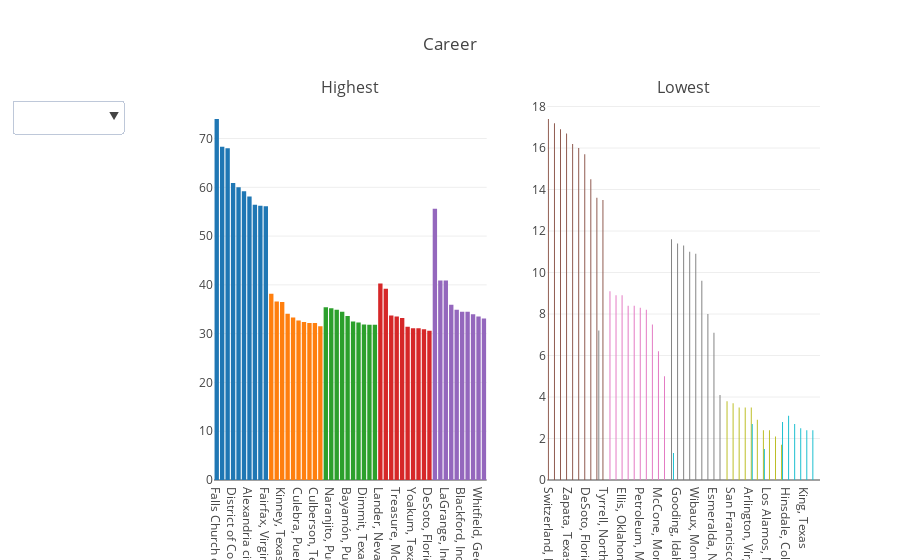

Notebook code for this chart:
### Markdown cell above
### Career and Sector Plotly

### Code cell
careers = ['Professional', 'Service', 'Office', 'Construction', 'Production']

### Create individual figures
car_fig = tools.make_subplots(rows=1, cols=2, subplot_titles=('Highest', 'Lowest',))

###################################### Career plots ######################################

datas = []
for career in careers:
    data = county.groupby(["State", "County"])[career].median().sort_values(ascending=False)
    data = data.reset_index()
    data["Place"] = data["County"] + ", " + data["State"]
    data = data.rename(columns={career: "Values"})
    datas.append(data)
    
for data in datas:
    trace = go.Bar(
                    x=data.head(10).Place,
                    y=data.head(10).Values, 
                    showlegend=False
                )
    car_fig.append_trace(trace, 1, 1)

for data in datas:
    trace = go.Bar(
                    x=data.tail(10).Place,
                    y=data.tail(10).Values, 
                    showlegend=False
                )
    car_fig.append_trace(trace, 1, 2)

### Create buttons for drop down menu
buttons = []
for i, label in enumerate(careers):
    visibility = [i==j for j in range(len(careers))]
    button = dict(
                 label =  label,
                 method = 'update',
                 args = [{'visible': visibility},
                     {'title': label}])
    buttons.append(button)

### Create menu
updatemenus = list([
    dict(active=-1,
         x=-0.15,
         buttons=buttons
    )
])

### Final figure edits
car_fig['layout']['title'] = 'Career'
car_fig['layout']['showlegend'] = False
car_fig['layout']['updatemenus'] = updatemenus

iplot(car_fig, filename='dropdown')

### Figure 1 — Plotly figure (JSON) as saved in the notebook; plotly's stock layout.template omitted (floating-point values rounded to 4 significant figures)
{"data": [{"showlegend": false, "type": "bar", "x": ["Falls Church city, Virginia", "Los Alamos, New Mexico", "Arlington, Virginia", "District of Columbia, District of Columbia", "Howard, Maryland", "New York, New York", "Alexandria city, Virginia", "Loudoun, Virginia", "Montgomery, Maryland", "Fairfax, Virginia"], "xaxis": "x1", "y": [74, 68.3, 68, 60.9, 60, 59.2, 58.1, 56.4, 56.2, 56.1], "yaxis": "y1"}, {"showlegend": false, "type": "bar", "x": ["Vieques, Puerto Rico", "Tunica, Mississippi", "Kinney, Texas", "Kenedy, Texas", "Bronx, New York", "Culebra, Puerto Rico", "Brooks, Texas", "Fremont, Colorado", "Culberson, Texas", "Mahnomen, Minnesota"], "xaxis": "x1", "y": [38.2, 36.6, 36.5, 34.1, 33.3, 32.7, 32.4, 32.2, 32.2, 31.5], "yaxis": "y1"}, {"showlegend": false, "type": "bar", "x": ["Foard, Texas", "Naranjito, Puerto Rico", "Toa Baja, Puerto Rico", "Hormigueros, Puerto Rico", "Bayamón, Puerto Rico", "Glades, Florida", "Loving, Texas", "Dimmit, Texas", "Toa Alta, Puerto Rico", "Lanier, Georgia"], "xaxis": "x1", "y": [35.4, 35.2, 34.9, 34.5, 33.6, 32.5, 32.3, 31.9, 31.8, 31.8], "yaxis": "y1"}, {"showlegend": false, "type": "bar", "x": ["Lander, Nevada", "King, Texas", "Hendry, Florida", "Treasure, Montana", "Cochran, Texas", "Greenlee, Arizona", "Yoakum, Texas", "Adams, Washington", "Esmeralda, Nevada", "DeSoto, Florida"], "xaxis": "x1", "y": [40.3, 39.2, 33.7, 33.5, 33.2, 31.4, 31.1, 31.1, 30.9, 30.6], "yaxis": "y1"}, {"showlegend": false, "type": "bar", "x": ["Aleutians East Borough, Alaska", "Aleutians West Census Area, Alaska", "LaGrange, Indiana", "Chickasaw, Mississippi", "Clinton, Indiana", "Blackford, Indiana", "Colfax, Nebraska", "Elk, Pennsylvania", "Whitfield, Georgia", "Roseau, Minnesota"], "xaxis": "x1", "y": [55.6, 40.9, 40.9, 35.9, 34.9, 34.5, 34.5, 34, 33.5, 33.1], "yaxis": "y1"}, {"showlegend": false, "type": "bar", "x": ["Switzerland, Indiana", "Allendale, South Carolina", "Aleutians West Census Area, Alaska", "Zapata, Texas", "Buena Vista city, Virginia", "Taliaferro, Georgia", "DeSoto, Florida", "Quitman, Georgia", "Aleutians East Borough, Alaska", "Tyrrell, North Carolina"], "xaxis": "x2", "y": [17.4, 17.2, 16.9, 16.7, 16.2, 16, 15.7, 14.5, 13.6, 13.5], "yaxis": "y2"}, {"showlegend": false, "type": "bar", "x": ["Dundy, Nebraska", "Lipscomb, Texas", "Ellis, Oklahoma", "Cavalier, North Dakota", "Sheridan, Kansas", "Petroleum, Montana", "Sully, South Dakota", "Slope, North Dakota", "McCone, Montana", "Glasscock, Texas"], "xaxis": "x2", "y": [9.1, 8.9, 8.9, 8.4, 8.4, 8.3, 8.2, 7.5, 6.2, 5], "yaxis": "y2"}, {"showlegend": false, "type": "bar", "x": ["Kinney, Texas", "Gooding, Idaho", "Robertson, Kentucky", "Wichita, Kansas", "Wibaux, Montana", "Carter, Montana", "Blaine, Nebraska", "Aleutians East Borough, Alaska", "Esmeralda, Nevada", "Arthur, Nebraska"], "xaxis": "x2", "y": [11.6, 11.4, 11.3, 11, 10.9, 9.6, 8, 7.2, 7.1, 4.1], "yaxis": "y2"}, {"showlegend": false, "type": "bar", "x": ["Williamson, Tennessee", "San Francisco, California", "Radford city, Virginia", "Tunica, Mississippi", "Arlington, Virginia", "District of Columbia, District of Columbia", "Falls Church city, Virginia", "Los Alamos, New Mexico", "New York, New York", "Lexington city, Virginia"], "xaxis": "x2", "y": [3.8, 3.7, 3.5, 3.5, 3.5, 2.9, 2.4, 2.4, 2.1, 1.7], "yaxis": "y2"}, {"showlegend": false, "type": "bar", "x": ["Hinsdale, Colorado", "Lexington city, Virginia", "Catron, New Mexico", "Arlington, Virginia", "Keya Paha, Nebraska", "King, Texas", "Lincoln, Nevada", "Falls Church city, Virginia", "Kinney, Texas", "Kenedy, Texas"], "xaxis": "x2", "y": [3.1, 2.8, 2.7, 2.7, 2.5, 2.4, 2.4, 1.5, 1.3, 0], "yaxis": "y2"}], "layout": {"annotations": [{"font": {"size": 16}, "showarrow": false, "text": "Highest", "x": 0.225, "xanchor": "center", "xref": "paper", "y": 1, "yanchor": "bottom", "yref": "paper"}, {"font": {"size": 16}, "showarrow": false, "text": "Lowest", "x": 0.775, "xanchor": "center", "xref": "paper", "y": 1, "yanchor": "bottom", "yref": "paper"}], "showlegend": false, "title": "Career", "updatemenus": [{"active": -1, "buttons": [{"args": [{"visible": [true, false, false, false, false]}, {"title": "Professional"}], "label": "Professional", "method": "update"}, {"args": [{"visible": [false, true, false, false, false]}, {"title": "Service"}], "label": "Service", "method": "update"}, {"args": [{"visible": [false, false, true, false, false]}, {"title": "Office"}], "label": "Office", "method": "update"}, {"args": [{"visible": [false, false, false, true, false]}, {"title": "Construction"}], "label": "Construction", "method": "update"}, {"args": [{"visible": [false, false, false, false, true]}, {"title": "Production"}], "label": "Production", "method": "update"}], "x": -0.15}], "xaxis1": {"anchor": "y1", "domain": [0, 0.45]}, "xaxis2": {"anchor": "y2", "domain": [0.55, 1]}, "yaxis1": {"anchor": "x1", "domain": [0, 1]}, "yaxis2": {"anchor": "x2", "domain": [0, 1]}}}
